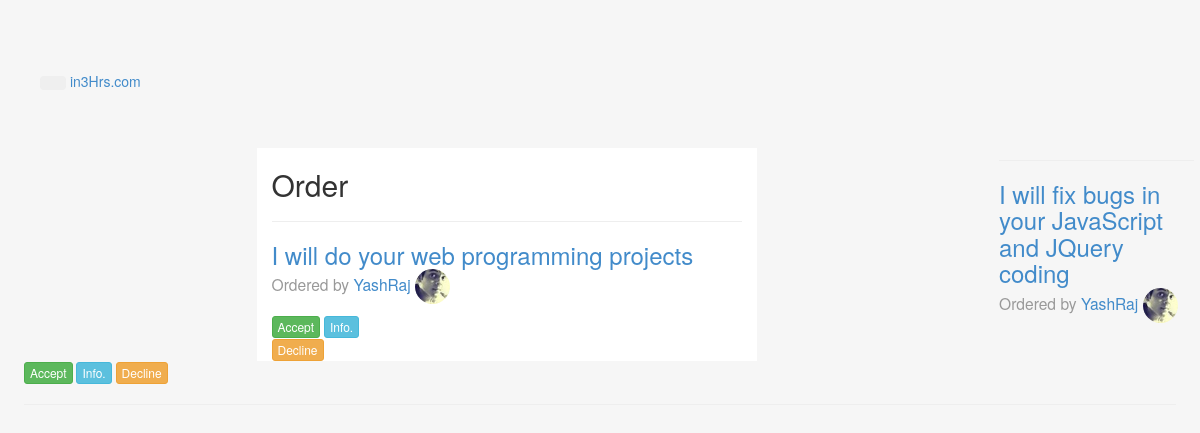
Screenshot of /orders/vieworders.html.php (signed in) with the database file from the repository.
### tables this page shows
CREATE TABLE IF NOT EXISTS `offering` (
  `offer_id` int(15) NOT NULL AUTO_INCREMENT,
  `user_id` int(20) NOT NULL,
  `title` varchar(100) NOT NULL,
  `description` text NOT NULL,
  `picture` text NOT NULL,
  `date` datetime NOT NULL,
  `instruction` text,
  PRIMARY KEY (`offer_id`)
);

CREATE TABLE IF NOT EXISTS `user` (
  `user_id` int(20) NOT NULL AUTO_INCREMENT,
  `name` varchar(20) NOT NULL,
  `email` text NOT NULL,
  `pass` varchar(20) NOT NULL,
  `linkedin` varchar(20) NOT NULL,
  `about` text NOT NULL,
  `picture` text NOT NULL,
  `paypal` varchar(20) NOT NULL,
  PRIMARY KEY (`user_id`)
);

### models/orders.php (called while the page is built, shortened)
<?php
	class orders{
	public function get_orders($userid)
	{
				$con=create_connection();
				$sql=mysqli_query($con,"SELECT * FROM orders  INNER JOIN offering ON orders.user_id='$userid' &&  orders.offer_id=offering.offer_id ")or die(mysqli_error($con));
	            $rowcount=mysqli_num_rows($sql);
	            $result=mysqli_fetch_array($sql);
                for($row=0;$row<$rowcount;$row++)
                {
                    $data[$row][0]=$result['picture'];
                    $data[$row][1]=$result['title'];
                    $data[$row][2]=$result['status'];
                    $data[$row][3]=$result['offer_id'];
                    $data[$row][4]=$result['details'];
                   $result=mysqli_fetch_array($sql);
                }
                return($data);
   	}
}
?>

### models/users.php (called while the page is built, shortened)
<?php
	class users{
		public function get_user_by_id($user_id){
			$con = create_connection();
			$sql_query=mysqli_query($con,"SELECT * FROM user WHERE user_id=$user_id") or die("query is wrong");
			$row2=mysqli_fetch_array($sql_query);
			$data[0]=$row2['name'];
			$data[1]=$row2['email'];
		    $data[2]=$row2['linkedin'];
		    $data[3]=$row2['about'];
		    $data[4]=$row2['picture'];
		    $data[5]=$row2['paypal'];
		    return($data);
		}
		public function get_user_by_offer_id($offer_id){
			$con = create_connection();
			$sql_query=mysqli_query($con,"SELECT user.user_id,user.name,user.email,user.linkedin,user.about,user.picture,user.paypal,user.user_id,offering.offer_id,offering.user_id from user  inner join offering  on offering.offer_id='$offer_id' && user.user_id = offering.user_id");
			$row2 = mysqli_fetch_array($sql_query);
			$data[0]=$row2['name'];
			$data[1]=$row2['email'];
		    $data[2]=$row2['linkedin'];
		    $data[3]=$row2['about'];
		    $data[4]=$row2['picture'];
		    $data[5]=$row2['paypal'];
		    $data[6]=$row2['user_id'];
		    return($data);
		}
}
?>

### orders/vieworders.html.php (the view, shortened to what this page needs)
<?php
include('../../public/models/users.php');
include('../../public/models/orders.php');
$user=new users;
$userdata= $user->get_user_by_id($_SESSION['userid']);
$order=new orders;
$orders=$order->get_orders($_SESSION['userid'],2);
$orders_length=sizeof($orders);
?>
<!doctype html>
<html lang="en">
	<head>
		<link rel="stylesheet" type="text/css" href="../css/lib/bootstrap.css">
	</head>
	<body>
		<?php include '../includes/header.inc.php'; ?>
		<div class = "container">
			<div class = "row">
				<div class = "col-md-8 col-md-offset-2">
					<div class="col-md-8 coloumnBox" style="margin-top:1%;margin-left:3%;">
				        <h2>Order</h2>
				        <hr>
				        <?php
				        if($orders==0)
				          echo "You don't have any orders now. Relax!!!";
				        else{
				        for($row=0;$row<$orders_length;$row++)
				        {
				            $get_user= new users;
				            $user_data=$get_user->get_user_by_offer_id($orders[$row][3]);
				         ?>
				        <h3>
						    <a href="#"><?php echo $orders[$row][1]; ?></a> <br>
						    <small>Ordered by <a href="#"><?php echo $user_data[0]; ?></a>
						    <img src="<?php echo "../".$user_data[4]; ?>" alt="" class="img-circle" width="35px">
						    </small>
						</h3>
						<div class="row">
						    <div class="col-md-4">
						        <button class="btn btn-xs btn-success">Accept</button>
						        <button class="btn btn-xs btn-info">Info.</button>
						       	<button class="btn btn-xs btn-warning">Decline</button>
						    </div>
					    </div>
					</div>
				</div>
					<hr>
						<?php }} ?>
	</body>
</html>

### orders/vieworders.html.php (style rules this page uses)
body { background: #f6f6f6; margin-top: 70px; margin-left: 2%; margin-right: 2%; }
.coloumnBox { background:white; margin-right:1%; }

### rows the page displays
offering: title "I will do your web programming projects", user.name "YashRaj", user.picture (picture)
offering: title "I will fix bugs in your JavaScript and JQuery coding"

### other values shown
$user_data[0] "YashRaj"
